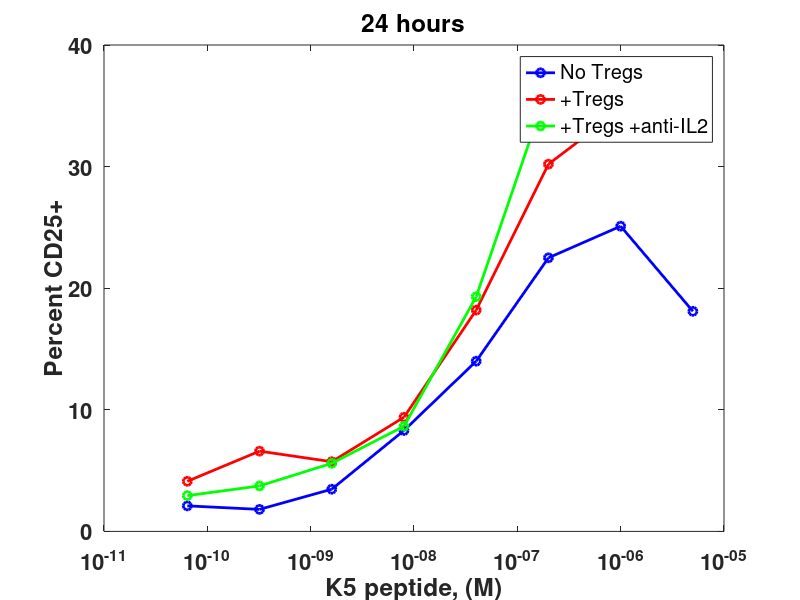
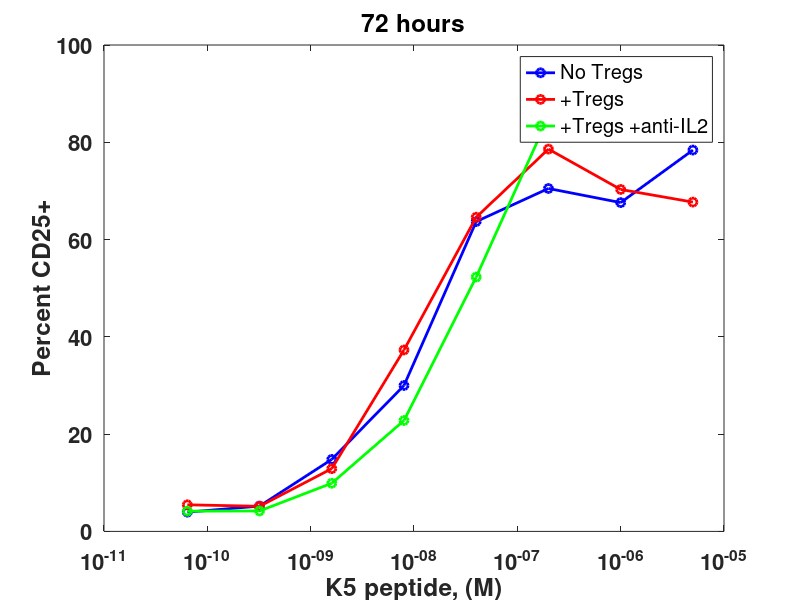
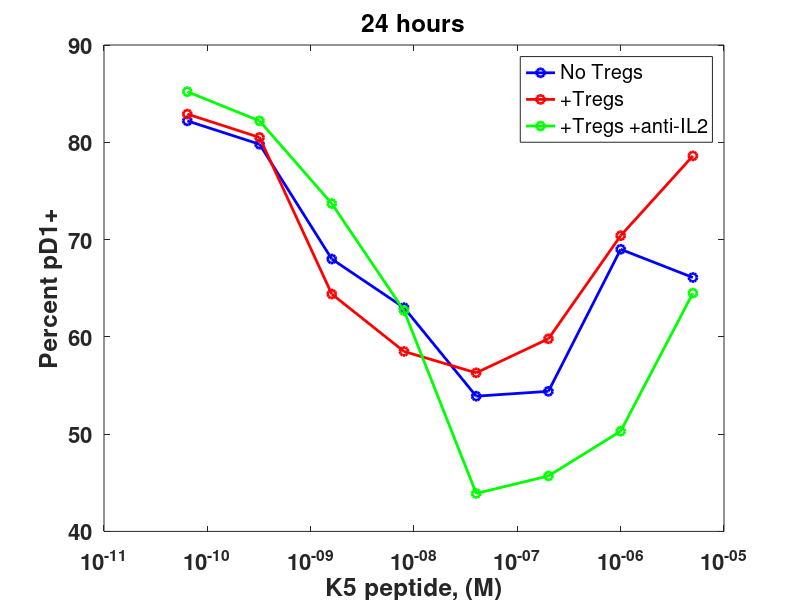
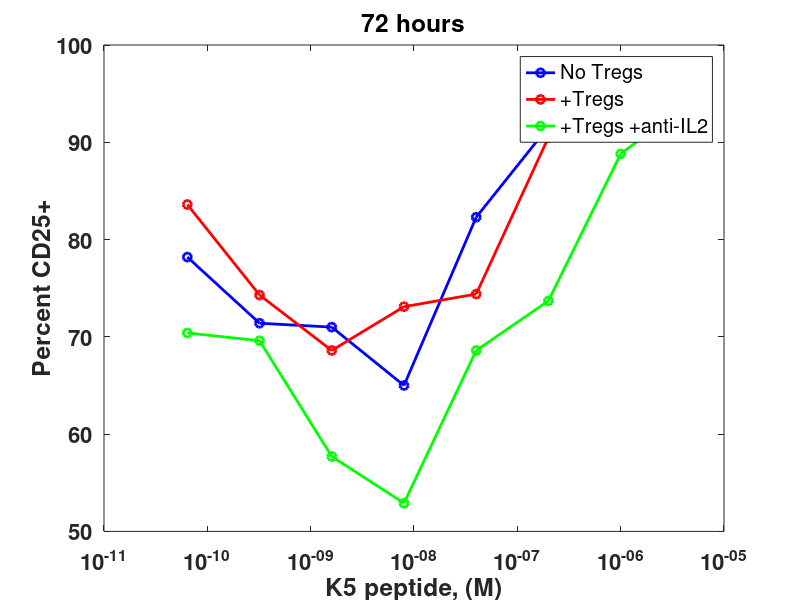

Recreate these plots in MATLAB, in order.
%CD25+ 24 hrs

CD25=[18.1
25.1
22.5
14
8.3
3.47
1.81
2.1
33.9
34.7
30.2
18.2
9.39
5.73
6.6
4.12
35.1
36.7
36.6
19.3
8.65
5.6
3.74
2.94];

NoTregs=CD25(1:8);
Tregs=CD25(9:16);
antiIL2=CD25(17:24);

peptide=[5e-6 1e-6 200e-9 40e-9 8e-9 1.6e-9 320e-12 64e-12];

figure()
hold on
plot(peptide, NoTregs, '-bo', 'linewidth', 2)
plot(peptide, Tregs, '-ro', 'linewidth', 2)
plot(peptide, antiIL2, '-go', 'linewidth', 2)
set(gca, 'Fontsize', 16, 'Fontweight', 'bold', 'xscale', 'log')
set(gcf, 'color', 'w')
ylabel('Percent CD25+')
xlabel('K5 peptide, (M)')
legend('No Tregs', '+Tregs', '+Tregs +anti-IL2')
box on
title('24 hours')

%%

%CD25+ 72 hours

CD25=[78.4
67.6
70.5
63.7
30
14.8
5.2
3.96
67.7
70.3
78.6
64.6
37.3
12.9
5.16
5.47
86
90.5
85.2
52.3
22.8
9.9
4.2
4.16];

NoTregs=CD25(1:8);
Tregs=CD25(9:16);
antiIL2=CD25(17:24);

peptide=[5e-6 1e-6 200e-9 40e-9 8e-9 1.6e-9 320e-12 64e-12];

figure()
hold on
plot(peptide, NoTregs, '-bo', 'linewidth', 2)
plot(peptide, Tregs, '-ro', 'linewidth', 2)
plot(peptide, antiIL2, '-go', 'linewidth', 2)
set(gca, 'Fontsize', 16, 'Fontweight', 'bold', 'xscale', 'log')
set(gcf, 'color', 'w')
ylabel('Percent CD25+')
xlabel('K5 peptide, (M)')
legend('No Tregs', '+Tregs', '+Tregs +anti-IL2')
box on
title('72 hours')

%%

%PD1+ 24 hrs

PD1=[66.1
69
54.4
53.9
63
68
79.8
82.2
78.6
70.4
59.8
56.3
58.5
64.4
80.5
82.9
64.5
50.3
45.7
43.9
62.7
73.7
82.2
85.2];

NoTregs=PD1(1:8);
Tregs=PD1(9:16);
antiIL2=PD1(17:24);

peptide=[5e-6 1e-6 200e-9 40e-9 8e-9 1.6e-9 320e-12 64e-12];

figure()
hold on
plot(peptide, NoTregs, '-bo', 'linewidth', 2)
plot(peptide, Tregs, '-ro', 'linewidth', 2)
plot(peptide, antiIL2, '-go', 'linewidth', 2)
set(gca, 'Fontsize', 16, 'Fontweight', 'bold', 'xscale', 'log')
set(gcf, 'color', 'w')
ylabel('Percent pD1+')
xlabel('K5 peptide, (M)')
legend('No Tregs', '+Tregs', '+Tregs +anti-IL2')
box on
title('24 hours')

%%

%PD1+ 72 hrs

PD1=[95.8
95.8
91.6
82.3
65
71
71.4
78.2
97.3
97.1
90.5
74.4
73.1
68.6
74.3
83.6
94.4
88.8
73.7
68.6
52.9
57.7
69.6
70.4];

NoTregs=PD1(1:8);
Tregs=PD1(9:16);
antiIL2=PD1(17:24);

peptide=[5e-6 1e-6 200e-9 40e-9 8e-9 1.6e-9 320e-12 64e-12];

figure()
hold on
plot(peptide, NoTregs, '-bo', 'linewidth', 2)
plot(peptide, Tregs, '-ro', 'linewidth', 2)
plot(peptide, antiIL2, '-go', 'linewidth', 2)
set(gca, 'Fontsize', 16, 'Fontweight', 'bold', 'xscale', 'log')
set(gcf, 'color', 'w')
ylabel('Percent CD25+')
xlabel('K5 peptide, (M)')
legend('No Tregs', '+Tregs', '+Tregs +anti-IL2')
box on
title('72 hours')

%%

%+IL2 with 320pM [K5]

CD25=[18.5
19.1
16.8
16.5
14.5
11.3
18.3
12.9];

IL2=[5e-9 1e-9 200e-12 40e-12 8e-12 1.6e-12 320e-15 0];

PD1=[77.7
68.3
66.4
67.3
72.9
74.4
72.7
71.4];

figure()
subplot(1,2,1)
plot(IL2, CD25, '-ko', 'linewidth', 1, 'markeredgecolor', 'k', 'markerfacecolor', 'g', 'markersize', 10)
set(gcf, 'color', 'w')
set(gca, 'Fontsize', 16, 'Fontweight', 'bold', 'xscale', 'log', 'ylim', [5 30])
xlabel('[IL2], (M)')
ylabel('%CD25+')
title('%CD25+ for IL2 spiked low peptide activation')
subplot(1,2,2)
plot(IL2, PD1, '-ko', 'linewidth', 1, 'markeredgecolor', 'k', 'markerfacecolor', 'm', 'markersize', 10)
set(gcf, 'color', 'w')
set(gca, 'Fontsize', 16, 'Fontweight', 'bold', 'xscale', 'log', 'ylim', [50 80])
xlabel('[IL2], (M)')
ylabel('%PD1+ among activated cells')
title('%PD1+ among CD25+ for IL2 spiked low peptide activation')
